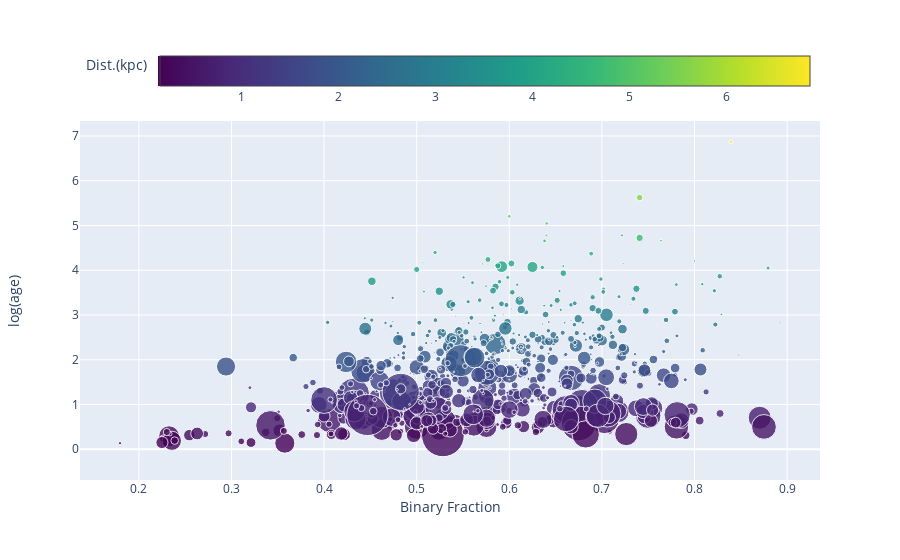

Notebook source saved alongside this figure:
### Markdown cell above
Relationships that can generate insights into the galaxy were investigated. A sub sample based on the significance level of the Kolmogorov-Smirnov measure, taking only those clusters for which the distributions showed differences with a p-value lower than 0.05. The only parameter for which a significant correlation was observed was cluster total mass. The correlation for this parameter using the high significance sub sample is shown graphic, where a trend line based on a LOWESS regression is shown with its respective uncertainty according to the standard deviation.

### Code cell
fig = go.Figure()

fig.add_trace(go.Scatter(x = clusters['bin_frac'], 
                         y = clusters['dist'], mode='markers', name= 'Clusters', 
        marker=dict(
        size=(1/np.array([float(m) for m in clusters['mass_total']]))*260,
        sizemode='diameter',
        sizeref=0.1,
        color=clusters['dist'],
        opacity=0.8,
        symbol='circle',
        colorscale='Viridis',
        showscale=True,
        colorbar=dict(title='Dist.(kpc)', orientation='h'))))

fig.update_layout(
    xaxis=dict(title='Binary Fraction'),
    yaxis=dict(title='log(age)'),
)

### Figure 1 — Plotly figure (JSON) as saved in the notebook; plotly's stock layout.template omitted (floating-point values rounded to 4 significant figures; data arrays with more than 128 entries replaced by an {"elided": "..."} marker saying what was removed)
{"data": [{"marker": {"color": {"elided": "773 float values"}, "colorbar": {"orientation": "h", "title": {"text": "Dist.(kpc)"}}, "colorscale": [[0, "#440154"], [0.1111, "#482878"], [0.2222, "#3e4989"], [0.3333, "#31688e"], [0.4444, "#26828e"], [0.5556, "#1f9e89"], [0.6667, "#35b779"], [0.7778, "#6ece58"], [0.8889, "#b5de2b"], [1, "#fde725"]], "opacity": 0.8, "showscale": true, "size": {"elided": "773 float values"}, "sizemode": "diameter", "sizeref": 0.1, "symbol": "circle"}, "mode": "markers", "name": "Clusters", "type": "scatter", "x": {"elided": "773 float values"}, "y": {"elided": "773 float values"}}], "layout": {"xaxis": {"title": {"text": "Binary Fraction"}}, "yaxis": {"title": {"text": "log(age)"}}}}
